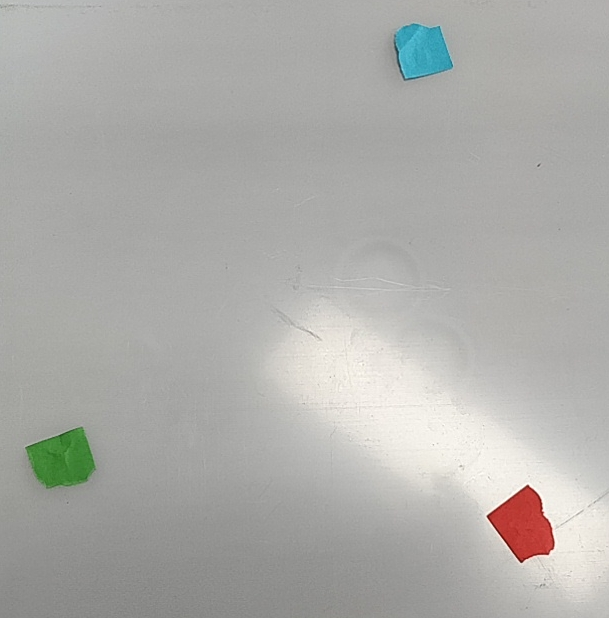
#> input picture Desktop/image.jpeg, 609 x 618 px, given in place of the camera
$ python ball-track.py
#> lines starting #> are read from the running program, lines starting #| are printed output that depends on the picture; after the words box and inside, x2 and y2 are one past the last pixel; in counts of white or black regions, pixels touching at a corner belong together
#!/usr/bin/python3

import numpy as np
import math
import cv2
from pylab import array, plot, show, axis, arange, figure, uint8
import time


setPoint = (0, 0)


cap = cv2.VideoCapture(1)
port = "/dev/ttyACM0"

# [62 lines left out: functions initSerial, setAngle, updatePID, not called in this run]

def preprocessImage(image):
    # Image data
    maxIntensity = 255.0 # depends on dtype of image data
    x = arange(maxIntensity)

    # Parameters for manipulating image data
    phi = 1
    theta = 1

    # Increase intensity such that
    # dark pixels become much brighter,
    # bright pixels become slightly bright
    newImage0 = (maxIntensity/phi)*(image/(maxIntensity/theta))**0.5
    newImage0 = array(newImage0,dtype=uint8)

    y = (maxIntensity/phi)*(x/(maxIntensity/theta))**0.5

    # Decrease intensity such that
    # dark pixels become much darker,
    # bright pixels become slightly dark
    newImage1 = (maxIntensity/phi)*(image/(maxIntensity/theta))**2
    newImage1 = array(newImage1,dtype=uint8)

    z = (maxIntensity/phi)*(x/(maxIntensity/theta))**2

    return newImage1

def thresholdImage(image):
    import cv2 as cv
    import numpy as np
    ret,thresh1 = cv.threshold(image,64,255,cv.THRESH_BINARY)
    return thresh1

def multiplyVectorAndInt(l, r):
    return (l[0] * r, l[1] * r)

def divideVectorAndInt(l, r):
    if r == 0:
        return (math.inf, math.inf)
    return (l[0] / r, l[1] / r)

def addVectors(l, r):
    return (l[0] + r[0], l[1] + r[1])

def subtractVectors(l, r):
    return (l[0] - r[0], l[1] - r[1])

def multiplyVectors(l, r):
    return (l[0] * r[0], l[1] * r[1])

def divideVectors(l, r):
    return (l[0] / r[0], l[1] / r[1])

def magnitudeVector(v):
    return math.sqrt(v[0] ** 2 + v[1] ** 2)

def unitVector(v):
    m = magnitudeVector(v)
    if m == 0:
        return (0,0)
    return divideVectorAndInt(v, m)

def floatToIntVector(v):
    return (int(v[0]), int(v[1]))

def dotProduct(lineStart, lineEnd, point):
    return np.dot(subtractVectors(point, lineStart), unitVector(subtractVectors(lineEnd, lineStart)))

def interpolatePoint(start, end, alpha):
    return addVectors(multiplyVectorAndInt(subtractVectors(end, start), alpha), start)

def applyDotProductToLine(lineStart, lineEnd, dp):
    return addVectors(floatToIntVector(multiplyVectorAndInt(unitVector(subtractVectors(lineEnd, lineStart)), dp)), lineStart)

def ProjectPointOnVector(lineStart, lineEnd, point):
    dp = dotProduct(lineStart, lineEnd, point)
    return applyDotProductToLine(lineStart, lineEnd, dp)

def getServoPoints(blueMask, greenMask, redMask):
    M = cv2.moments(blueMask)

    blueCx = 0
    blueCy = 0
    greenCx = 0
    greenCy = 0
    redCx = 0
    redCy = 0

    if M['m00'] > 0:
        blueCx = int(M['m10']/M['m00'])
        blueCy = int(M['m01']/M['m00'])

    M = cv2.moments(greenMask)
    if M['m00'] > 0:
        greenCx = int(M['m10']/M['m00'])
        greenCy = int(M['m01']/M['m00'])

    M = cv2.moments(redMask)
    if M['m00'] > 0:
        redCx = int(M['m10']/M['m00'])
        redCy = int(M['m01']/M['m00'])

    return (blueCx, blueCy), (greenCx, greenCy), (redCx, redCy)

def getBallPoint(blackMask):
    M = cv2.moments(blackMask)

    cx = 0
    cy = 0

    if M['m00'] > 0:
        cx = int(M['m10']/M['m00'])
        cy = int(M['m01']/M['m00'])

    return (cx, cy)

# [5 lines left out: function mouseCallback, not called in this run]

while True:
    ret, frame = cap.read()
#> frame is the input picture: shape (618, 609, 3); mean B, G, R 169.9, 173.2, 173.4

    x = 118
    y = 30
    h = 400
    w = 400

    frame = frame[y:y+h, x:x+w]
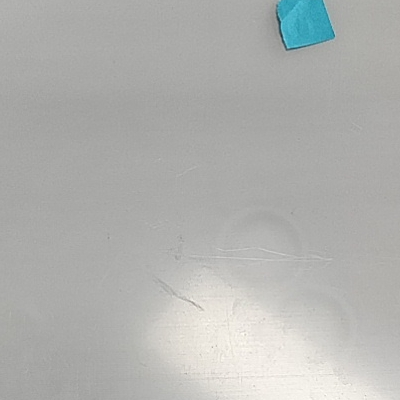
#> frame: shape (400, 400, 3); mean B, G, R 175.6, 178, 177.1

    thresholdedFrame = thresholdImage(preprocessImage(frame))
#> in preprocessImage, `newImage0 = (maxIntensity/phi)*(image/(maxIntensity/theta))**0.5`:
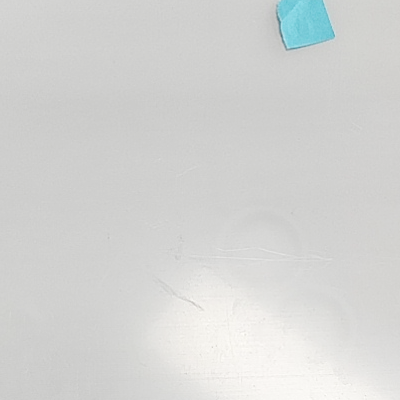
#> newImage0: shape (400, 400, 3) float64; mean B, G, R 211.4, 212.8, 211.9
#> in preprocessImage, `newImage1 = (maxIntensity/phi)*(image/(maxIntensity/theta))**2`:
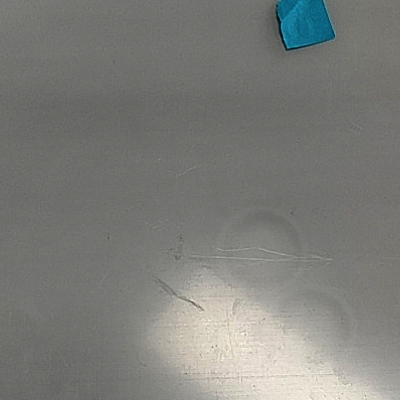
#> newImage1: shape (400, 400, 3) float64; mean B, G, R 122.1, 125.7, 125.2
    thresholdedFrameHSV = cv2.cvtColor(thresholdedFrame, cv2.COLOR_BGR2HSV)
#> thresholdedFrameHSV: shape (400, 400, 3); mean H, S, V 1.3, 3.6, 254.8

    thresholdedFrameGray = cv2.cvtColor(thresholdedFrame, cv2.COLOR_RGB2GRAY)
    ret, thresholdedFrameGray = cv2.threshold(thresholdedFrameGray,200,255,cv2.THRESH_BINARY)
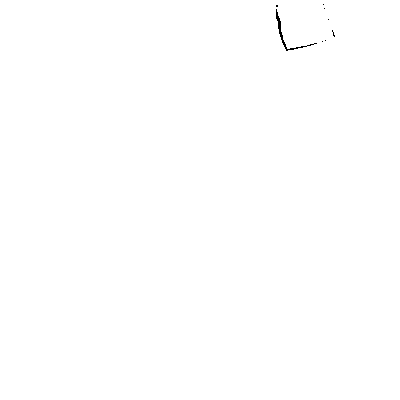
#> thresholdedFrameGray: shape (400, 400); 99.9% white; black in thin lines or dots, all inside (x1, y1, x2, y2) = (276, 4, 335, 51)

    kernel = np.ones((5,5),np.uint8)
    dilation = cv2.dilate(thresholdedFrameGray,kernel,iterations = 1)
#> dilation: shape (400, 400); every value is 255
    erosion = cv2.erode(thresholdedFrameGray,kernel,iterations = 1)
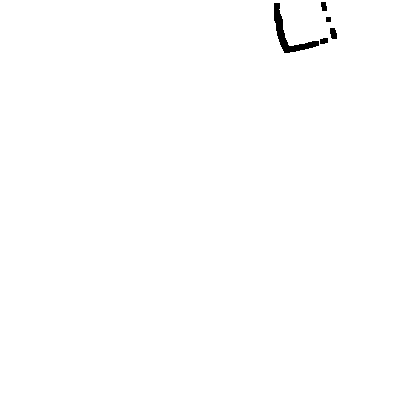
#> erosion: shape (400, 400); 99.6% white; 5 black regions, box (x1, y1, x2, y2) and area: (274, 3, 319, 53) 536, (330, 28, 337, 39) 64, (321, 2, 327, 11) 46, (320, 38, 328, 44) 42, (326, 17, 331, 22) 25

    circles = cv2.HoughCircles(thresholdedFrameGray, cv2.HOUGH_GRADIENT,3,30,
                                param1=50,param2=30,minRadius=0,maxRadius=30)
#> circles = [[304.5, 22.5, 24.9]]


    if circles is not None:
        print("FOUNND")
        circles = np.uint16(np.around(circles))
#> circles = [[304, 22, 25]]
        for i in circles[0,:]:
            # draw the outer circle
            cv2.circle(thresholdedFrame,(i[0],i[1]),i[2],(0,255,0),2)
            # draw the center of the circle
            cv2.circle(thresholdedFrame,(i[0],i[1]),2,(0,0,255),3)
#> this loop made 1 pass
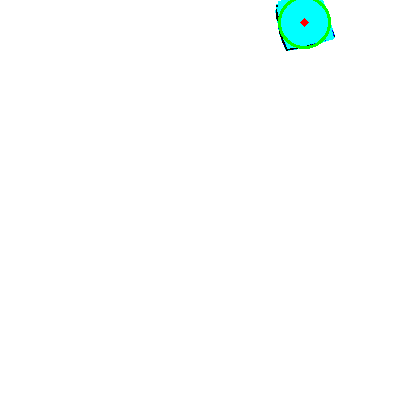
#> thresholdedFrame: shape (400, 400, 3); mean B, G, R 254.1, 254.8, 251.2

    cv2.imshow("Hough", erosion)

    blueMask = cv2.inRange(thresholdedFrameHSV, np.array([100, 0, 0]), np.array([200, 255, 255]))
#> blueMask: shape (400, 400); 0.02% white in thin lines or dots, all inside (x1, y1, x2, y2) = (278, 4, 334, 50)
    greenMask = cv2.inRange(thresholdedFrameHSV, np.array([50, 0, 0]), np.array([75, 255, 255]))
#> greenMask: shape (400, 400); every value is 0
    redMask = cv2.inRange(thresholdedFrameHSV, np.array([-20, 125, 0]), np.array([20, 255, 255]))
    blackMask = cv2.inRange(thresholdedFrameHSV, np.array([0, 0, 0]), np.array([255, 255, 50]))
#> blackMask: shape (400, 400); 0.08% white in thin lines or dots, all inside (x1, y1, x2, y2) = (276, 5, 335, 51)

    blue, green, red = getServoPoints(blueMask, greenMask, redMask)
#> in getServoPoints, `M = cv2.moments(blueMask)`: M = moments, m00 7140, centre m10/m00, m01/m00 = (308, 35.89)
#> in getServoPoints, `blueCx = int(M['m10']/M['m00'])`: blueCx = 307
#> in getServoPoints, `blueCy = int(M['m01']/M['m00'])`: blueCy = 35
#> in getServoPoints, `M = cv2.moments(greenMask)`: M = moments, m00 0
#> blue = (307, 35); green = (0, 0); red = (0, 0)
    ballPoint = getBallPoint(blackMask)
#> in getBallPoint, `M = cv2.moments(blackMask)`: M = moments, m00 32640, centre m10/m00, m01/m00 = (285.1, 32.32)
#> in getBallPoint, `cx = int(M['m10']/M['m00'])`: cx = 285
#> in getBallPoint, `cy = int(M['m01']/M['m00'])`: cy = 32
#> ballPoint = (285, 32)

    cv2.circle(thresholdedFrame, blue, 4, (0,0,0), -1)
#> thresholdedFrame: shape (400, 400, 3); 0.03% of pixels changed, all inside (x1, y1, x2, y2) = (303, 31, 312, 40)
    cv2.circle(thresholdedFrame, green, 4, (0,0,0), -1)
#> thresholdedFrame: shape (400, 400, 3); mean B, G, R 254, 254.7, 251.1
    cv2.circle(thresholdedFrame, red, 4, (0,0,0), -1)
    cv2.circle(thresholdedFrame, ballPoint, 4, (255,255,0), -1)
#> thresholdedFrame: shape (400, 400, 3); mean B, G, R 254.1, 254.7, 251.1

    middlePoint = (int((blue[0] + green[0] + red[0]) / 3), int((blue[1] + green[1] + red[1]) / 3))
#> middlePoint = (102, 11)

    cv2.circle(thresholdedFrame, middlePoint, 4, (0,0,255), -1)
#> thresholdedFrame: shape (400, 400, 3); mean B, G, R 254, 254.6, 251.1

    cv2.line(thresholdedFrame, blue, middlePoint, (255,0,0), 1, cv2.LINE_AA)
    cv2.line(thresholdedFrame, red, middlePoint, (0,0,255), 1, cv2.LINE_AA)
    cv2.line(thresholdedFrame, green, middlePoint, (0,255,0), 1, cv2.LINE_AA)

    cv2.line(thresholdedFrame, blue, middlePoint, (255,0,0), 1, cv2.LINE_AA)
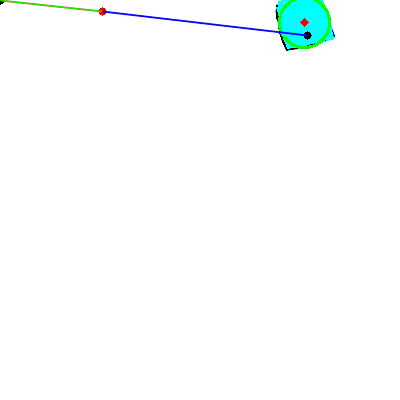
#> thresholdedFrame: shape (400, 400, 3); mean B, G, R 253.7, 254, 250.4

    blueBallDotProduct = dotProduct(blue, middlePoint, ballPoint)
#> in unitVector, `m = magnitudeVector(v)`: m = 206.4
#> blueBallDotProduct = 22.2
    redBallDotProduct = dotProduct(red, middlePoint, ballPoint)
#> redBallDotProduct = 286.8
    greenBallDotProduct = dotProduct(green, middlePoint, ballPoint)
#> greenBallDotProduct = 286.8

    blueSetPointDotProduct = dotProduct(blue, middlePoint, setPoint)
#> blueSetPointDotProduct = 309
    redSetPointDotProduct = dotProduct(red, middlePoint, setPoint)
#> redSetPointDotProduct = 0
    greenSetPointDotProduct = dotProduct(green, middlePoint, setPoint)
#> greenSetPointDotProduct = 0

    cv2.line(thresholdedFrame, ballPoint, applyDotProductToLine(blue, middlePoint, blueBallDotProduct), (255,0,255), 1, cv2.LINE_AA)
#> thresholdedFrame: shape (400, 400, 3); under 0.01% of pixels changed, all inside (x1, y1, x2, y2) = (284, 32, 287, 35)
    cv2.line(thresholdedFrame, ballPoint, applyDotProductToLine(red, middlePoint, redBallDotProduct), (255,0,255), 1, cv2.LINE_AA)
#> thresholdedFrame: shape (400, 400, 3); mean B, G, R 253.7, 254, 250.4
    cv2.line(thresholdedFrame, ballPoint, applyDotProductToLine(green, middlePoint, greenBallDotProduct), (255,0,255), 1, cv2.LINE_AA)
#> thresholdedFrame: shape (400, 400, 3); mean B, G, R 253.7, 254, 250.4
    cv2.line(thresholdedFrame, setPoint, applyDotProductToLine(blue, middlePoint, blueSetPointDotProduct), (0, 128, 255), 1, cv2.LINE_AA)
#> thresholdedFrame: shape (400, 400, 3); mean B, G, R 253.7, 254, 250.4
    cv2.line(thresholdedFrame, setPoint, applyDotProductToLine(red, middlePoint, redSetPointDotProduct), (0, 128, 255), 1, cv2.LINE_AA)
#> thresholdedFrame: shape (400, 400, 3); mean B, G, R 253.7, 254, 250.4
    cv2.line(thresholdedFrame, setPoint, applyDotProductToLine(green, middlePoint, greenSetPointDotProduct), (0, 128, 255), 1, cv2.LINE_AA)
#> thresholdedFrame: shape (400, 400, 3); mean B, G, R 253.7, 254, 250.4

    cv2.circle(thresholdedFrame, setPoint, 3, (0, 128, 255), -1)
#> thresholdedFrame: shape (400, 400, 3); mean B, G, R 253.7, 254, 250.4

    blueError = blueSetPointDotProduct - blueBallDotProduct
#> blueError = 286.8
    redError = redSetPointDotProduct - redBallDotProduct
#> redError = -286.8
    greenError = greenSetPointDotProduct - greenBallDotProduct
#> greenError = -286.8

    # print(updatePID(blueError))
    # print(updatePID(redError))
    # print(updatePID(greenError))

    cv2.putText(thresholdedFrame, str(int(blueError)), addVectors(blue, (30, 0)), cv2.FONT_HERSHEY_SCRIPT_SIMPLEX, 0.5, (0, 0, 0))
#> thresholdedFrame: shape (400, 400, 3); mean B, G, R 253.6, 253.8, 250.3
    cv2.putText(thresholdedFrame, str(int(redError)), addVectors(red, (30, 0)), cv2.FONT_HERSHEY_SCRIPT_SIMPLEX, 0.5, (0, 0, 0))
#> thresholdedFrame: shape (400, 400, 3); mean B, G, R 253.6, 253.8, 250.3
    cv2.putText(thresholdedFrame, str(int(greenError)), addVectors(green, (30, 0)), cv2.FONT_HERSHEY_SCRIPT_SIMPLEX, 0.5, (0, 0, 0))

    cv2.imshow("Source", frame)
    cv2.imshow("Points", thresholdedFrame)

    cv2.setMouseCallback('Points', mouseCallback)

    if cv2.waitKey(1) & 0xFF == ord('q'):
#> (key q is pressed here)
        break

# When everything done, release the capture
cap.release()
cv2.destroyAllWindows()
